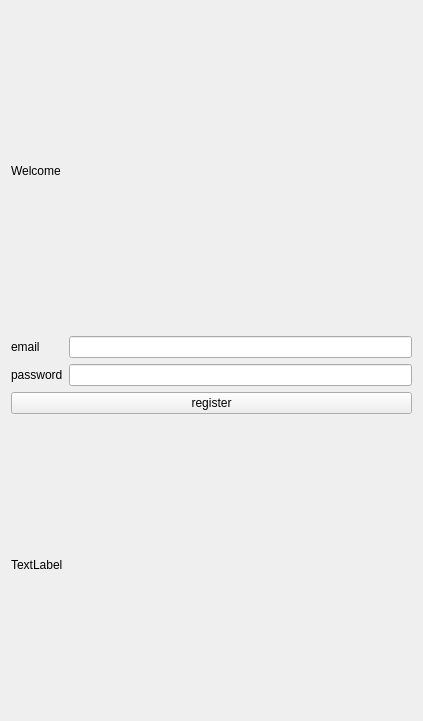
<?xml version="1.0" encoding="UTF-8"?>
<ui version="4.0">
 <class>register_2</class>
 <widget class="QWidget" name="register_2">
  <property name="geometry">
   <rect>
    <x>0</x>
    <y>0</y>
    <width>423</width>
    <height>721</height>
   </rect>
  </property>
  <property name="windowTitle">
   <string>Form</string>
  </property>
  <layout class="QGridLayout" name="gridLayout_2">
   <item row="0" column="0">
    <layout class="QGridLayout" name="gridLayout">
     <item row="2" column="0">
      <layout class="QVBoxLayout" name="verticalLayout">
       <item>
        <widget class="QPushButton" name="operator_register_register">
         <property name="text">
          <string>register</string>
         </property>
        </widget>
       </item>
       <item>
        <widget class="QLabel" name="operator_register_status_label">
         <property name="text">
          <string>TextLabel</string>
         </property>
        </widget>
       </item>
      </layout>
     </item>
     <item row="0" column="0">
      <widget class="QLabel" name="welcome_label">
       <property name="text">
        <string>Welcome</string>
       </property>
      </widget>
     </item>
     <item row="1" column="0">
      <layout class="QGridLayout" name="gridLayout_3">
       <item row="0" column="2">
        <widget class="QLineEdit" name="operator_register_email"/>
       </item>
       <item row="1" column="2">
        <widget class="QLineEdit" name="operator_register_password"/>
       </item>
       <item row="0" column="0">
        <widget class="QLabel" name="operator_register_email_label">
         <property name="text">
          <string>email</string>
         </property>
        </widget>
       </item>
       <item row="1" column="0">
        <widget class="QLabel" name="operator_register_pass_label">
         <property name="text">
          <string>password</string>
         </property>
        </widget>
       </item>
      </layout>
     </item>
    </layout>
   </item>
  </layout>
 </widget>
 <resources/>
 <connections/>
</ui>
